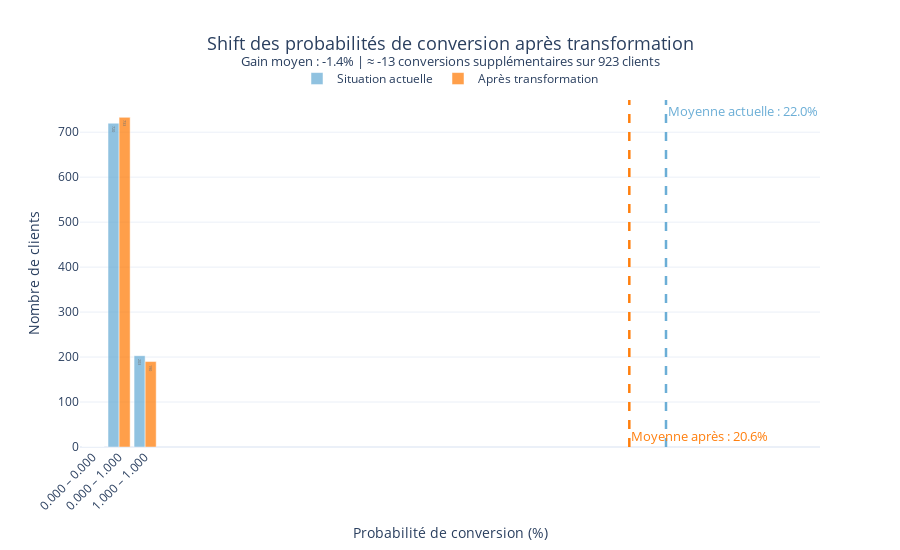

Notebook code for this chart:
### Code cell
comparison_df = simulate_budget_conversion_shift(df_sim, model)

### Figure 1 — Plotly figure (JSON) as saved in the notebook; plotly's stock layout.template omitted (floating-point values rounded to 4 significant figures)
{"data": [{"hovertemplate": "%{x}<br>Clients: %{y}<extra></extra>", "marker": {"color": "#6baed6"}, "name": "Situation actuelle", "opacity": 0.75, "text": [0.0, 0.0, 0.0, 0.0, 0.0, 0.0, 0.0, 720.0, 0.0, 203.0], "textposition": "auto", "type": "bar", "x": ["0.000 – 0.000", "0.000 – 0.000", "0.000 – 0.000", "0.000 – 0.000", "0.000 – 0.000", "0.000 – 0.000", "0.000 – 0.000", "0.000 – 1.000", "1.000 – 1.000", "1.000 – 1.000"], "y": [0, 0, 0, 0, 0, 0, 0, 720, 0, 203]}, {"hovertemplate": "%{x}<br>Clients: %{y}<extra></extra>", "marker": {"color": "#ff7f0e"}, "name": "Après transformation", "opacity": 0.75, "text": [0.0, 0.0, 0.0, 0.0, 0.0, 0.0, 0.0, 733.0, 0.0, 190.0], "textposition": "auto", "type": "bar", "x": ["0.000 – 0.000", "0.000 – 0.000", "0.000 – 0.000", "0.000 – 0.000", "0.000 – 0.000", "0.000 – 0.000", "0.000 – 0.000", "0.000 – 1.000", "1.000 – 1.000", "1.000 – 1.000"], "y": [0, 0, 0, 0, 0, 0, 0, 733, 0, 190]}], "layout": {"annotations": [{"font": {"color": "#6baed6", "size": 13}, "showarrow": false, "text": "Moyenne actuelle : 22.0%", "x": 21.99, "xanchor": "left", "xref": "x", "y": 1, "yanchor": "top", "yref": "y domain"}, {"font": {"color": "#ff7f0e", "size": 13}, "showarrow": false, "text": "Moyenne après : 20.6%", "x": 20.59, "xanchor": "left", "xref": "x", "y": 0, "yanchor": "bottom", "yref": "y domain"}], "bargap": 0.15, "font": {"size": 12}, "height": 550, "hovermode": "x unified", "legend": {"orientation": "h", "x": 0.5, "xanchor": "center", "y": 1.02, "yanchor": "bottom"}, "shapes": [{"line": {"color": "#6baed6", "dash": "dash", "width": 2.5}, "type": "line", "x0": 21.99, "x1": 21.99, "xref": "x", "y0": 0, "y1": 1, "yref": "y domain"}, {"line": {"color": "#ff7f0e", "dash": "dash", "width": 2.5}, "type": "line", "x0": 20.59, "x1": 20.59, "xref": "x", "y0": 0, "y1": 1, "yref": "y domain"}], "title": {"font": {"size": 18}, "text": "Shift des probabilités de conversion après transformation<br><sup>Gain moyen : -1.4% | ≈ -13 conversions supplémentaires sur 923 clients</sup>", "x": 0.5}, "width": 900, "xaxis": {"tickangle": -45, "title": {"text": "Probabilité de conversion (%)"}}, "yaxis": {"title": {"text": "Nombre de clients"}}}}
